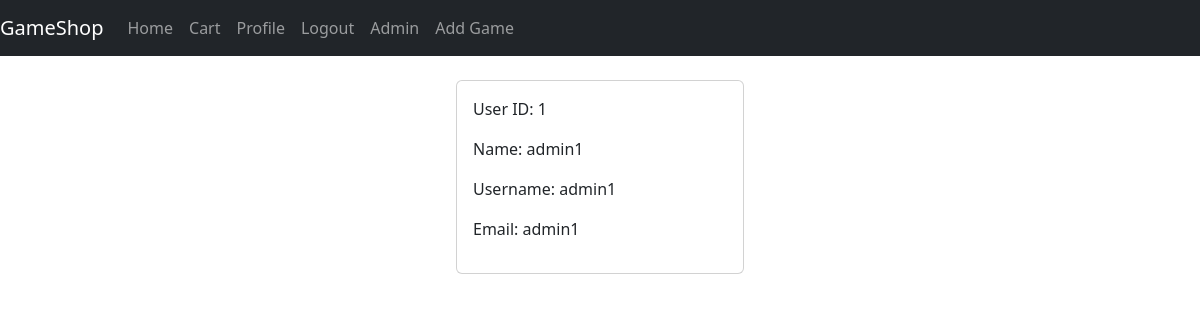
Screenshot of /profile (signed in) with the database file from the repository.
### tables this page shows
CREATE TABLE users (
user_id INTEGER PRIMARY KEY AUTOINCREMENT,
name TEXT NOT NULL,
username TEXT NOT NULL,
email TEXT NOT NULL,
password TEXT NOT NULL
);

### app.py (the view)
@app.route('/profile', methods=['GET','POST'])
@login_required
def profile():
    db = get_db()
    user = db.execute("""SELECT * FROM users WHERE email = ?;""", (session["email"],)).fetchone()
    return render_template("profile.html", title="Login Page", user=user)

### app.py (called while the page is built, shortened)
@app.before_request
def loggedInUser():
    g.user = session.get("email", None)

def login_required(view):
    @wraps(view)
    def wrapped_view(*args, **kwargs):
        if g.user is None:
            return redirect(url_for("login", next=request.url))
        return view(*args, **kwargs)
    return wrapped_view

@app.before_request
def delete_files():
    db = get_db()
    gamesImages = db.execute("""SELECT image FROM games;""").fetchall()

### database.py (called while the page is built)
def get_db():
    if "db" not in g:
        g.db = sqlite3.connect(DATABASE, detect_types=sqlite3.PARSE_DECLTYPES)
        g.db.row_factory = sqlite3.Row
    return g.db

### templates/profile.html
{% extends "layout.html" %}
{% block main_content %}
<div class="d-flex justify-content-center">
    <div class="card p-3" style="width: 18rem;">
        <p>User ID: {{ user["user_id"] }}</p>
        <p>Name: {{ user["name"] }}</p>
        <p>Username: {{ user["username"] }}</p>
        <p>Email: {{ user["email"] }}</p>
    </div>
{% endblock main_content %}

### rows the page displays
users: user_id "1", name "admin1", username "admin1", email "admin1"
